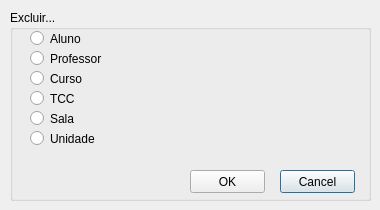
<?xml version="1.0" encoding="UTF-8"?>
<ui version="4.0">
 <class>dialog_excluir</class>
 <widget class="QDialog" name="dialog_excluir">
  <property name="geometry">
   <rect>
    <x>0</x>
    <y>0</y>
    <width>380</width>
    <height>210</height>
   </rect>
  </property>
  <property name="minimumSize">
   <size>
    <width>380</width>
    <height>210</height>
   </size>
  </property>
  <property name="maximumSize">
   <size>
    <width>380</width>
    <height>210</height>
   </size>
  </property>
  <property name="windowTitle">
   <string>Dialog</string>
  </property>
  <widget class="QGroupBox" name="groupBox">
   <property name="geometry">
    <rect>
     <x>10</x>
     <y>10</y>
     <width>361</width>
     <height>191</height>
    </rect>
   </property>
   <property name="title">
    <string>Excluir...</string>
   </property>
   <widget class="QRadioButton" name="radioButton">
    <property name="geometry">
     <rect>
      <x>20</x>
      <y>20</y>
      <width>82</width>
      <height>17</height>
     </rect>
    </property>
    <property name="text">
     <string>Aluno</string>
    </property>
   </widget>
   <widget class="QRadioButton" name="radioButton_2">
    <property name="geometry">
     <rect>
      <x>20</x>
      <y>40</y>
      <width>82</width>
      <height>17</height>
     </rect>
    </property>
    <property name="text">
     <string>Professor</string>
    </property>
   </widget>
   <widget class="QRadioButton" name="radioButton_3">
    <property name="geometry">
     <rect>
      <x>20</x>
      <y>60</y>
      <width>82</width>
      <height>17</height>
     </rect>
    </property>
    <property name="text">
     <string>Curso</string>
    </property>
   </widget>
   <widget class="QRadioButton" name="radioButton_4">
    <property name="geometry">
     <rect>
      <x>20</x>
      <y>80</y>
      <width>82</width>
      <height>17</height>
     </rect>
    </property>
    <property name="text">
     <string>TCC</string>
    </property>
   </widget>
   <widget class="QRadioButton" name="radioButton_5">
    <property name="geometry">
     <rect>
      <x>20</x>
      <y>100</y>
      <width>82</width>
      <height>17</height>
     </rect>
    </property>
    <property name="text">
     <string>Sala</string>
    </property>
   </widget>
   <widget class="QRadioButton" name="radioButton_6">
    <property name="geometry">
     <rect>
      <x>20</x>
      <y>120</y>
      <width>82</width>
      <height>17</height>
     </rect>
    </property>
    <property name="text">
     <string>Unidade</string>
    </property>
   </widget>
   <widget class="QPushButton" name="pushButton">
    <property name="geometry">
     <rect>
      <x>270</x>
      <y>160</y>
      <width>75</width>
      <height>23</height>
     </rect>
    </property>
    <property name="text">
     <string>Cancel</string>
    </property>
   </widget>
   <widget class="QPushButton" name="pushButton_2">
    <property name="geometry">
     <rect>
      <x>180</x>
      <y>160</y>
      <width>75</width>
      <height>23</height>
     </rect>
    </property>
    <property name="text">
     <string>OK</string>
    </property>
   </widget>
  </widget>
  <widget class="QLabel" name="label">
   <property name="geometry">
    <rect>
     <x>0</x>
     <y>0</y>
     <width>380</width>
     <height>220</height>
    </rect>
   </property>
   <property name="minimumSize">
    <size>
     <width>380</width>
     <height>210</height>
    </size>
   </property>
   <property name="maximumSize">
    <size>
     <width>380</width>
     <height>210</height>
    </size>
   </property>
   <property name="styleSheet">
    <string notr="true">background-image: url(:/resources/resources/background.jpg);</string>
   </property>
   <property name="text">
    <string/>
   </property>
  </widget>
  <zorder>label</zorder>
  <zorder>groupBox</zorder>
 </widget>
 <resources/>
 <connections>
  <connection>
   <sender>pushButton</sender>
   <signal>clicked()</signal>
   <receiver>dialog_excluir</receiver>
   <slot>close()</slot>
   <hints>
    <hint type="sourcelabel">
     <x>309</x>
     <y>180</y>
    </hint>
    <hint type="destinationlabel">
     <x>189</x>
     <y>104</y>
    </hint>
   </hints>
  </connection>
 </connections>
</ui>
